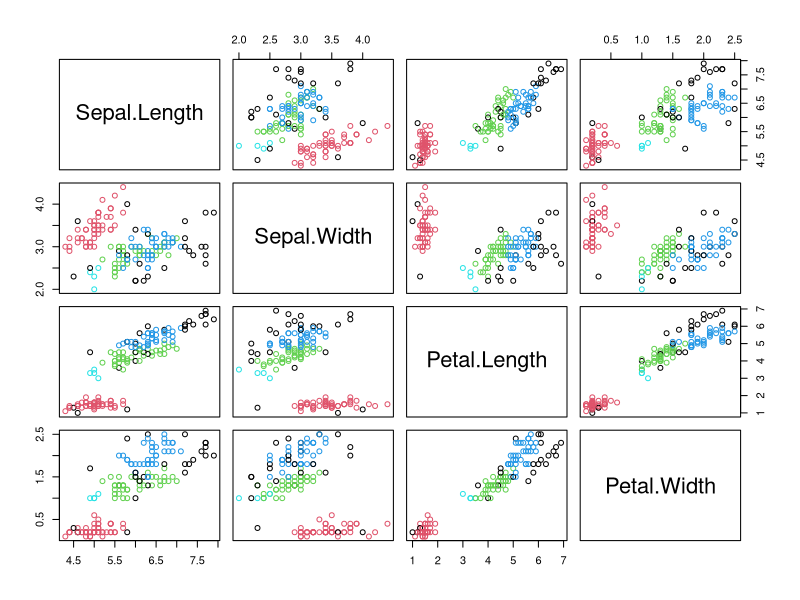
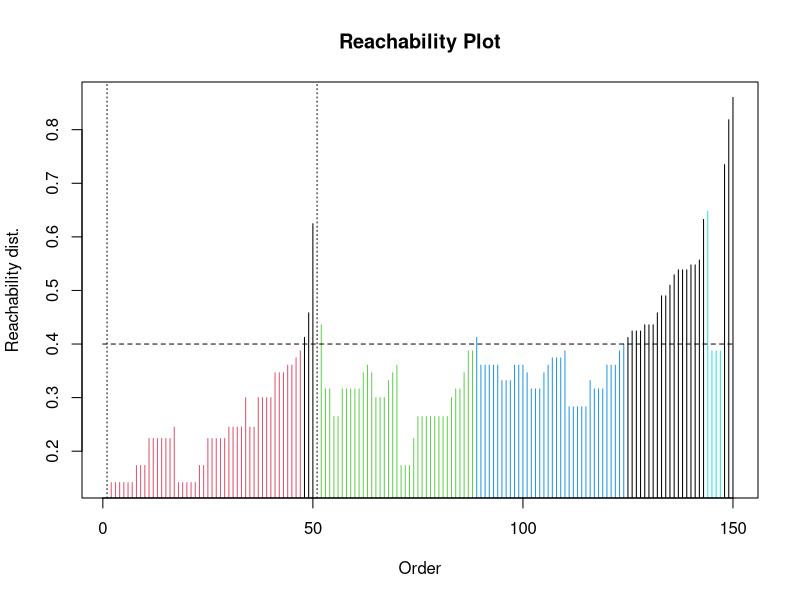
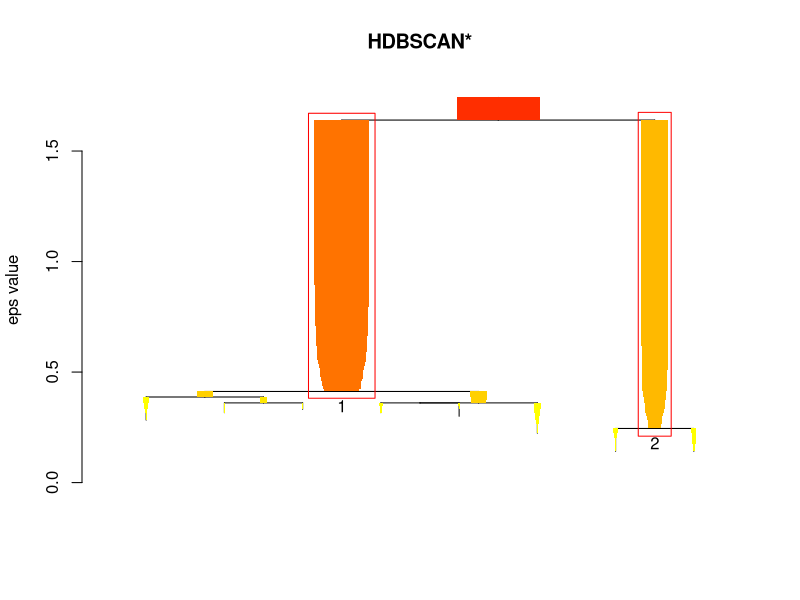

Generate these figures, in order, with R:

# This project is created by jamal hussain shah 

library("dbscan")

data("iris")
x <- as.matrix(iris[, 1:4])

db <- dbscan(x, eps = 0.4, minPts = 4)
db


pairs(x, col = db$cluster + 1L)


opt <- optics(x, eps = 1, minPts = 4)
opt

opt <- extractDBSCAN(opt, eps_cl = 0.4)
plot(opt)


hdb <- hdbscan(x, minPts = 4)
hdb

plot(hdb, show_flat = TRUE)
